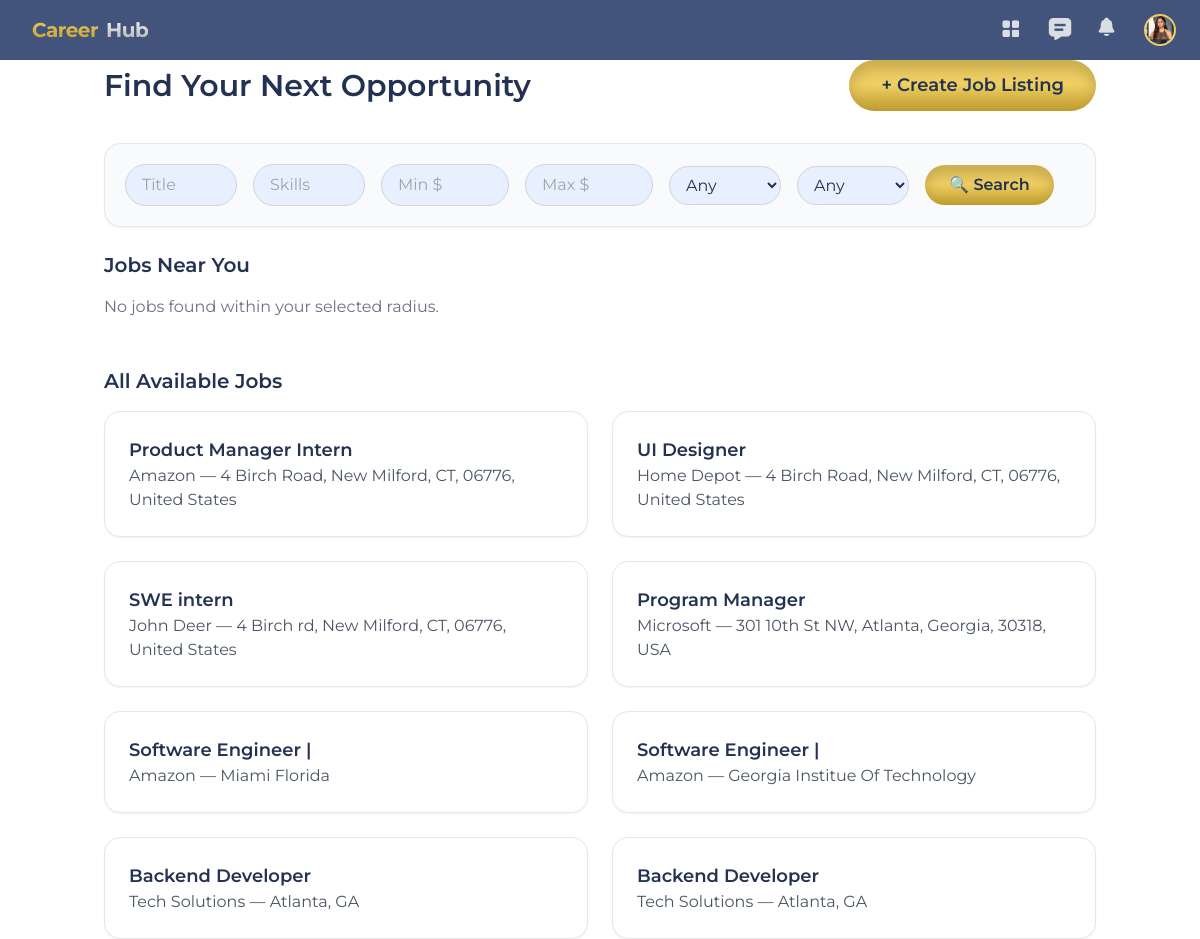
/jobs/ (signed in), run on the app's committed database.
### accounts/models.py (models this page shows, shortened)
class User(AbstractUser):
    JOB_SEEKER = 'job_seeker'
    RECRUITER = 'recruiter'
    ROLE_CHOICES = (
        (JOB_SEEKER, 'Job Seeker'),
        (RECRUITER, 'Recruiter'),
    )
    role = models.CharField(max_length=20, choices=ROLE_CHOICES)
    is_admin = models.BooleanField(default=False)

class RecruiterProfile(models.Model):
    user = models.OneToOneField(
        settings.AUTH_USER_MODEL,
        on_delete=models.CASCADE,
        related_name='recruiter'
    )
    profile_picture = models.ImageField(upload_to="profile_pics/", null=True, blank=True)
    company_name = models.CharField(max_length=255, blank=True)
    position = models.CharField(max_length=255, blank=True)

### jobs/models.py (models this page shows, shortened)
class Job(models.Model):
    FULL_TIME = "full_time"
    PART_TIME = "part_time"
    CONTRACT  = "contract"
    INTERN    = "intern"
    TEMP      = "temp"
    EMPLOYMENT_TYPES = [
        (FULL_TIME, "Full-time"),
        (PART_TIME, "Part-time"),
        (CONTRACT,  "Contract"),
        (INTERN,    "Internship"),
        (TEMP,      "Temporary"),
    ]
    recruiter = models.ForeignKey(
        settings.AUTH_USER_MODEL,
        on_delete=models.CASCADE,
        related_name="jobs_posted"
    )
    title = models.CharField(max_length=200)
    company = models.CharField(max_length=200, blank=True)
    street_address = models.CharField(max_length=255, blank=True, help_text="e.g. 123 Main Street")
    city = models.CharField(max_length=100, blank=True, help_text="e.g. Atlanta")
    state = models.CharField(max_length=100, blank=True, help_text="e.g. Georgia")
    zip_code = models.CharField(max_length=20, blank=True, help_text="e.g. 30332")
    country = models.CharField(max_length=100, blank=True, help_text="e.g. USA")
    location = models.CharField(max_length=255, blank=True, help_text="Auto-filled full address")
    latitude = models.FloatField(null=True, blank=True)
    longitude = models.FloatField(null=True, blank=True)
    employment_type = models.CharField(max_length=20, choices=EMPLOYMENT_TYPES, default=FULL_TIME)
    description = models.TextField()
    requirements = models.TextField(blank=True)
    min_salary = models.DecimalField(max_digits=10, decimal_places=2, null=True, blank=True)
    max_salary = models.DecimalField(max_digits=10, decimal_places=2, null=True, blank=True)
    remote = models.BooleanField(default=False, help_text="True if this job can be done remotely")
    visa_sponsorship = models.BooleanField(default=False, help_text="True if this job offers visa sponsorship")
    is_active = models.BooleanField(default=True)
    created_at = models.DateTimeField(auto_now_add=True)
    updated_at = models.DateTimeField(auto_now=True)
    class Meta:
        ordering = ["-created_at"]

### jobs/views.py (the view, shortened to what this page needs)
# urls.py: path("", views.job_list, name="job_list"),
def job_list(request):
    all_jobs_qs = Job.objects.filter(is_active=True).order_by('-created_at')
    title = request.GET.get('title')
    skills = request.GET.get('skills')
    salary_min = request.GET.get('salary_min')
    salary_max = request.GET.get('salary_max')
    remote = request.GET.get('remote')
    visa = request.GET.get('visa')
    if title:
        all_jobs_qs = all_jobs_qs.filter(title__icontains=title.strip())
    if skills:
        all_jobs_qs = all_jobs_qs.filter(requirements__icontains=skills.strip())
    if salary_min:
        all_jobs_qs = all_jobs_qs.filter(max_salary__gte=salary_min)
    if salary_max:
        all_jobs_qs = all_jobs_qs.filter(min_salary__lte=salary_max)
    if remote is not None and remote != "":
        remote_val = str(remote).lower() in ['true', '1', 'yes']
        all_jobs_qs = all_jobs_qs.filter(remote=remote_val)
    if visa is not None and visa != "":
        visa_val = str(visa).lower() in ['true', '1', 'yes']
        all_jobs_qs = all_jobs_qs.filter(visa_sponsorship=visa_val)
    applied_ids = set()
    if request.user.is_authenticated and getattr(request.user, "role", None) == User.JOB_SEEKER:
        applied_ids = set(Application.objects.filter(applicant=request.user)
                          .values_list('job_id', flat=True))
    lat = request.GET.get("lat")
    lng = request.GET.get("lng")
    radius = float(request.GET.get("radius") or 10)
    nearby_jobs = []
    nearby_ids = {j.id for j in nearby_jobs}
    all_jobs = []
    for job in all_jobs_qs:
        if job.id in nearby_ids:
            continue
        job.applied = job.id in applied_ids
        all_jobs.append(job)
    return render(request, "jobs/job_list.html", {
        "nearby_jobs": nearby_jobs,
        "all_jobs": all_jobs,
        "GOOGLE_MAPS_API_KEY": settings.GOOGLE_MAPS_API_KEY,
    })

### jobs/templates/jobs/job_list.html (shortened to what this page needs)
{% extends "base.html" %}
{% block content %}
<div class="flex items-center justify-between mb-8">
  <h2 class="text-3xl font-semibold text-[#243251]">
    Find Your Next Opportunity
  </h2>
  {% if user.is_authenticated and user.role == 'recruiter' %}
    <a href="{% url 'jobs:create' %}" class="btn-primary">
      + Create Job Listing
    </a>
  {% endif %}
</div>
<form method="get" class="mb-6 p-5 border border-gray-200 rounded-2xl bg-gray-50 shadow-sm">
  <div class="flex flex-wrap items-center gap-4">
    <input type="text" name="title" placeholder="Title" value="{{ request.GET.title }}"
           class="border border-gray-300 rounded-full px-4 py-2 w-28 focus:ring-2 focus:ring-[#42547c] outline-none" />
    <input type="text" name="skills" placeholder="Skills" value="{{ request.GET.skills }}"
           class="border border-gray-300 rounded-full px-4 py-2 w-28 focus:ring-2 focus:ring-[#42547c] outline-none" />
    <input type="number" name="salary_min" placeholder="Min $" value="{{ request.GET.salary_min }}"
           class="border border-gray-300 rounded-full px-4 py-2 w-32 focus:ring-2 focus:ring-[#42547c] outline-none" />
    <input type="number" name="salary_max" placeholder="Max $" value="{{ request.GET.salary_max }}"
           class="border border-gray-300 rounded-full px-4 py-2 w-32 focus:ring-2 focus:ring-[#42547c] outline-none" />
    <select name="remote"
            class="border border-gray-300 rounded-full px-3 py-2 w-28 focus:ring-2 focus:ring-[#42547c] outline-none">
      <option value="">Any</option>
    </select>
    <select name="visa"
            class="border border-gray-300 rounded-full px-3 py-2 w-28 focus:ring-2 focus:ring-[#42547c] outline-none">
      <option value="">Any</option>
    </select>
    <button type="submit" class="btn-primary text-[16px] px-6 py-2">
      🔍 Search
    </button>
  </div>
</form>
<div class="space-y-12">
  <section>
    <h3 class="text-xl font-semibold text-[#243251] mb-4">Jobs Near You</h3>
    {% if nearby_jobs %}
    <div class="grid grid-cols-1 md:grid-cols-2 gap-6">
      {% for job in nearby_jobs %}
      <div class="border border-gray-200 rounded-2xl p-6 shadow-sm hover:shadow-md transition bg-white">
        <h4 class="text-lg font-semibold text-[#243251]">
          <a href="{% url 'jobs:job_detail' job.pk %}" class="hover:underline">{{ job.title }}</a>
        </h4>
        <p class="text-gray-600">{{ job.company }} — {{ job.location }}</p>
        <p class="text-sm text-gray-500 mb-2">{{ job.distance_miles }} miles away</p>
        {% if user.role == 'job_seeker' %}
          {% if job.applied %}
            <span class="text-green-600 text-sm font-medium">✓ Already Applied</span>
          {% else %}
            <a href="{% url 'jobs:apply_job' job.pk %}" class="btn-primary text-[15px] px-6 py-2 mt-2 inline-block">
              Apply
            </a>
          {% endif %}
        {% endif %}
      </div>
      {% endfor %}
    </div>
    {% else %}
    <p class="text-gray-500 mt-2">No jobs found within your selected radius.</p>
    {% endif %}
  </section>
  <section>
    <h3 class="text-xl font-semibold text-[#243251] mb-4">All Available Jobs</h3>
    {% if all_jobs %}
    <div class="grid grid-cols-1 md:grid-cols-2 gap-6">
      {% for job in all_jobs %}
      <div class="border border-gray-200 rounded-2xl p-6 shadow-sm hover:shadow-md transition bg-white">
        <h4 class="text-lg font-semibold text-[#243251]">
          <a href="{% url 'jobs:job_detail' job.pk %}" class="hover:underline">{{ job.title }}</a>
        </h4>
        <p class="text-gray-600">{{ job.company }} — {{ job.location }}</p>
      </div>
      {% endfor %}
    </div>
    {% else %}
    <p class="text-gray-500">No available job postings right now.</p>
    {% endif %}
  </section>
</div>
{% endblock %}

### templates/components/navbar.html (shortened to what this page needs)
{% load static %}
<nav class="w-full h-[60px] flex items-center justify-between bg-[#42547b] px-6 shadow-md z-50">
  <div class="flex items-center gap-1">
    <a href="{% if user.role == 'job_seeker' %}{% url 'jobseeker_dashboard' %}
             {% else %}{% url 'recruiter_dashboard' %}{% endif %}"
       class="flex items-center gap-1">
      <span class="ml-2 bg-gradient-to-b from-[#EFCE63] to-[#BD9B2E] bg-clip-text text-transparent font-bold text-xl tracking-tight">
      </span>
      <span class="ml-1 bg-gradient-to-b from-white to-[#A6A6A6] bg-clip-text text-transparent font-bold text-xl tracking-tight">
      </span>
    </a>
  </div>
  <div class="flex items-center gap-6 relative">
    {% if user.is_authenticated %}
      {% if user.role == 'job_seeker' %}
        <a href="{% url 'jobseeker_dashboard' %}"
           class="w-6 h-6 opacity-80 hover:opacity-100 transition-opacity">
          <img src="{% static 'images/icon_dashboard.png' %}" />
        </a>
      {% else %}
        <a href="{% url 'recruiter_dashboard' %}"
           class="w-6 h-6 opacity-80 hover:opacity-100 transition-opacity">
          <img src="{% static 'images/icon_dashboard.png' %}" />
        </a>
      {% endif %}
      <a href="{% url 'messaging:inbox' %}"
         class="w-6 h-6 opacity-80 hover:opacity-100 transition-opacity">
        <img src="{% static 'images/icon_messages.png' %}" />
      </a>
    {% endif %}
    <div class="relative">
      <button id="notifications-toggle"
              class="w-6 h-6 opacity-80 hover:opacity-100 transition-opacity">
        <img src="{% static 'images/icon_notifications.png' %}" />
      </button>
    </div>
    <button id="profile-btn"
        class="w-8 h-8 rounded-full overflow-hidden border-2 border-[#efce63] bg-[#d9d9d9]">
    {% if user.role == "job_seeker" and user.jobseeker.profile_picture %}
        <img src="{{ user.jobseeker.profile_picture.url }}" class="w-full h-full object-cover">
    {% elif user.role == "recruiter" and user.recruiter.profile_picture %}
        <img src="{{ user.recruiter.profile_picture.url }}" class="w-full h-full object-cover">
    {% else %}
        <img src="{% static 'images/icon_profile.png' %}" class="w-full h-full object-cover">
    {% endif %}
</button>
    </div>
</nav>

### data on the page
User: recruiter.profile_picture (picture)
Job: title "Product Manager Intern", company "Amazon", location "4 Birch Road, New Milford, CT, 06776, United States"
Job: title "UI Designer", company "Home Depot", location "4 Birch Road, New Milford, CT, 06776, United States"
Job: title "SWE intern", company "John Deer", location "4 Birch rd, New Milford, CT, 06776, United States"
Job: title "Program Manager", company "Microsoft", location "301 10th St NW, Atlanta, Georgia, 30318, USA"
Job: title "Software Engineer |", company "Amazon", location "Miami Florida"
Job: title "Software Engineer |", company "Amazon", location "Georgia Institue Of Technology"
Job: title "Backend Developer", company "Tech Solutions", location "Atlanta, GA"
Job: title "Backend Developer", company "Tech Solutions", location "Atlanta, GA"
